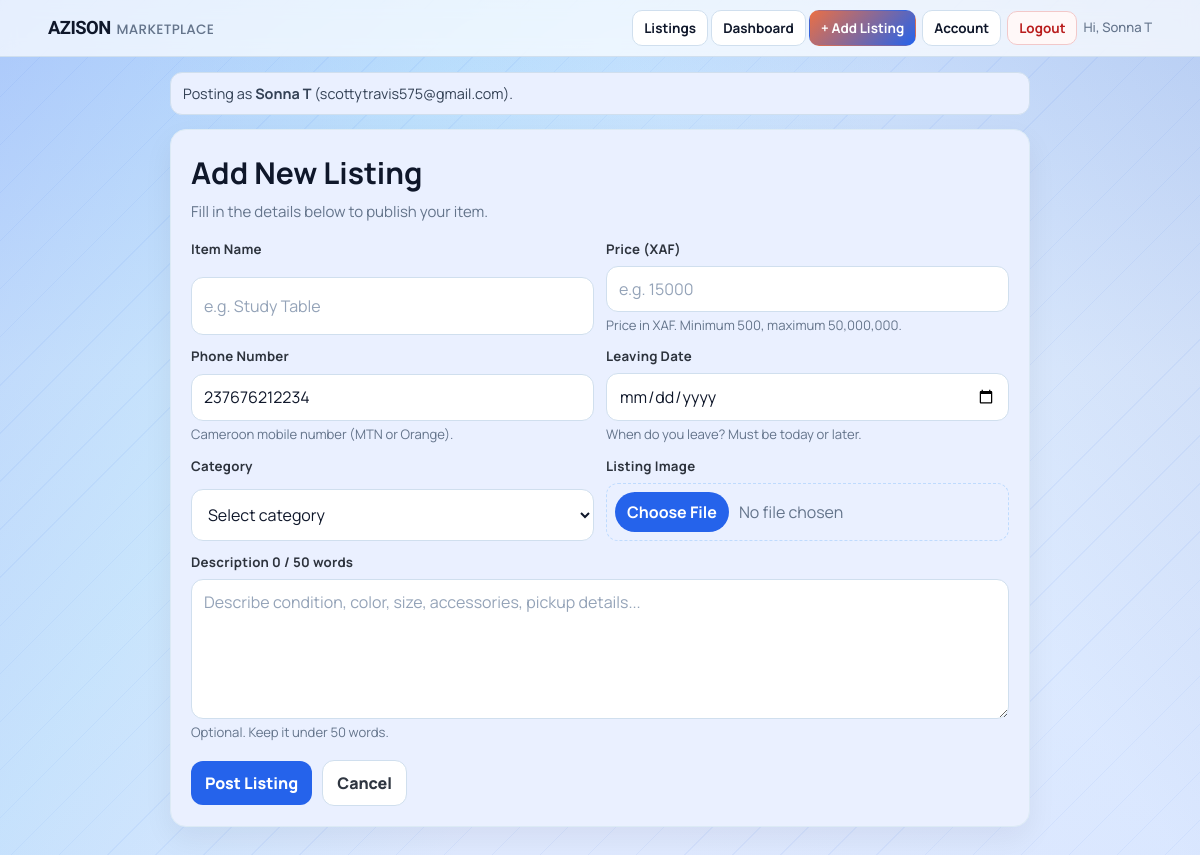
Page /create (signed in) on the committed database.
### tables this page shows
CREATE TABLE users(
            id INTEGER PRIMARY KEY AUTOINCREMENT,
            full_name TEXT NOT NULL,
            phone TEXT NOT NULL UNIQUE,
            password_hash TEXT NOT NULL,
            email TEXT,
            google_sub TEXT,
            auth_provider TEXT NOT NULL DEFAULT 'local',
            created_at TEXT NOT NULL
        , is_admin INTEGER DEFAULT 0, is_active INTEGER DEFAULT 1, is_verified INTEGER DEFAULT 0);

### app.py (the view)
@app.route("/create")
@login_required
def create():
    user = current_user_record()
    phone_prefill = user["phone"] if user and user.get("auth_provider") != "google" else ""
    return render_template(
        "create-listing.html",
        user_phone=phone_prefill,
        form_data={},
        form_errors=[],
        description_max_words=DESCRIPTION_MAX_WORDS,
        min_leave_date=current_date_iso(),
    )

### app.py (called while the page is built)
def env_flag(name):
    return os.getenv(name, "").strip().lower() in {"1", "true", "yes", "on"}

def get_db():
    if USE_POSTGRES:
        if psycopg2 is None:
            raise RuntimeError("DATABASE_URL is set but psycopg2 is not installed.")
        return PostgresConnection(psycopg2.connect(normalize_database_url(DATABASE_URL)))
    conn = sqlite3.connect(SQLITE_DATABASE_PATH)
    conn.row_factory = sqlite3.Row
    return conn

def normalize_phone(raw_phone):
    if not raw_phone:
        return ""
    phone = re.sub(r"\D", "", raw_phone)
    if phone.startswith("00"):
        phone = phone[2:]
    national_number = ""
    if phone.startswith("237") and len(phone) == 12:
        national_number = phone[3:]
    elif len(phone) == 10 and phone.startswith("0"):
        national_number = phone[1:]
    elif len(phone) == 9:
        national_number = phone
    else:
        return ""
    if len(national_number) != 9 or national_number[0] not in {"2", "6"}:
        return ""
    phone = "237" + national_number
    return phone

def get_session_user_id():
    raw_user_id = session.get("user_id")
    if raw_user_id is None:
        return None
    try:
        return int(raw_user_id)
    except (TypeError, ValueError):
        session.pop("user_id", None)
        return None

def current_date():
    return datetime.today().date()

def current_date_iso():
    return current_date().isoformat()

def row_value(row, key, default=""):
    try:
        value = row[key]
    except (KeyError, IndexError):
        return default
    return default if value is None else value

def enable_insecure_oauth_for_localhost():
    host = (request.host or "").split(":", 1)[0].strip().lower()
    local_hosts = {"localhost", "127.0.0.1", "0.0.0.0", "::1"}
    is_local_name = host in local_hosts or host.startswith("localhost")
    is_private_ip = False
    try:
        is_private_ip = ipaddress.ip_address(host).is_private
    except ValueError:
        is_private_ip = False
    if (is_local_name or is_private_ip) and "OAUTHLIB_INSECURE_TRANSPORT" not in os.environ:
        os.environ["OAUTHLIB_INSECURE_TRANSPORT"] = "1"

@app.before_request
def oauth_dev_transport_guard():
    if env_flag("OAUTHLIB_INSECURE_TRANSPORT"):
        os.environ["OAUTHLIB_INSECURE_TRANSPORT"] = "1"
        return
    if request.scheme == "http":
        enable_insecure_oauth_for_localhost()

def user_is_deactivated(user):
    if not user:
        return True
    return not user.get("is_active", True)

### templates/create-listing.html (shortened to what this page needs)
<!DOCTYPE html>
<html lang="en">
<head>
    <link rel="stylesheet" href="{{ url_for('static', filename='css/marketplace.css') }}">
</head>
<body>
    {% include "_navigation.html" %}
    <main class="page">
        <p class="auth-status">Posting as <strong>{{ current_user['full_name'] }}</strong> ({{ current_user['email'] or current_user['phone'] }}).</p>
        <section class="card">
            <h1>Add New Listing</h1>
            <p class="subtitle">Fill in the details below to publish your item.</p>
            {% set data = form_data or {} %}
            <form method="POST" action="/add" enctype="multipart/form-data" id="create-listing-form">
                <div class="grid">
                    <div class="field">
                        <label for="title">Item Name</label>
                        <input id="title" type="text" name="title" placeholder="e.g. Study Table" value="{{ data.get('title', '') }}" required>
                    </div>
                    <div class="field">
                        <label for="price">Price (XAF)</label>
                        <input id="price" type="number" name="price" min="500" max="50000000" step="1" placeholder="e.g. 15000" value="{{ data.get('price', '') }}" required>
                        <p class="field-hint">Price in XAF. Minimum 500, maximum 50,000,000.</p>
                    </div>
                    <div class="field">
                        <label for="phone">Phone Number</label>
                        <input id="phone" type="text" name="phone" inputmode="numeric" pattern="^[0-9+ ]{9,16}$" placeholder="e.g. 676210234 or +237676210234" value="{{ data.get('phone', user_phone or '') }}" required>
                        <p class="field-hint">Cameroon mobile number (MTN or Orange).</p>
                    </div>
                    <div class="field">
                        <label for="leave_date">Leaving Date</label>
                        <input id="leave_date" type="date" name="leave_date" min="{{ min_leave_date }}" value="{{ data.get('leave_date', '') }}" required>
                        <p class="field-hint">When do you leave? Must be today or later.</p>
                    </div>
                    <div class="field">
                        <label for="category">Category</label>
                        {% set selected_category = data.get('category', '') %}
                        <select id="category" name="category" required>
                            <option value="" {% if selected_category == '' %}selected{% endif %}>Select category</option>
                        </select>
                    </div>
                    <div class="field">
                        <label for="image">Listing Image</label>
                        <input id="image" type="file" name="image" accept="image/*" required onchange="previewImage(this);">
                    </div>
                    <div class="field full">
                        <label for="description">Description <span class="word-count" id="word-count-display">0 / {{ description_max_words }} words</span></label>
                        <textarea id="description" name="description" placeholder="Describe condition, color, size, accessories, pickup details..." oninput="updateWordCount(this, {{ description_max_words }});">{{ data.get('description', '') }}</textarea>
                        <p class="field-hint">Optional. Keep it under {{ description_max_words }} words.</p>
                    </div>
                </div>
                <div class="actions">
                    <button class="btn primary" type="submit" id="submit-btn">Post Listing</button>
                    <a class="btn ghost" href="{{ url_for('home') }}">Cancel</a>
                </div>
            </form>
        </section>
    </main>
</body>
</html>

### templates/_navigation.html (shortened to what this page needs)
<nav class="nav-bar" role="navigation" aria-label="Main navigation">
    <div class="nav-inner">
        <a class="nav-brand" href="{{ url_for('home') }}">
            <span class="brand">AZISON</span>
            <span class="site-title">MARKETPLACE</span>
        </a>
        <div class="nav-links">
            <div class="nav-links-visible">
                <a class="nav-link" href="{{ url_for('home') }}">Listings</a>
                {% if is_logged_in %}
                    <a class="nav-link" href="{{ url_for('dashboard') }}">Dashboard</a>
                    <a class="nav-link primary" href="{{ url_for('create') }}">+ Add Listing</a>
                {% else %}
                    <a class="nav-link" href="{{ url_for('register') }}">Register</a>
                    <a class="nav-link" href="{{ url_for('login') }}">Login</a>
                {% endif %}
            </div>
            <div class="nav-links-extra" id="navLinksExtra">
                {% if is_logged_in %}
                    <a class="nav-link" href="{{ url_for('account_settings') }}">Account</a>
                    <form class="inline-form" method="POST" action="{{ url_for('logout') }}">
                        <button class="nav-link logout-btn" type="submit">Logout</button>
                    </form>
                    <span class="nav-user">Hi, {{ current_user['full_name'] }}</span>
                {% else %}
                    {% if google_oauth_enabled %}
                        <a class="nav-link google" href="{{ url_for('login_google', next=url_for('home')) }}">Google</a>
                    {% endif %}
                    <a class="nav-link primary" href="{{ url_for('login', next=url_for('create')) }}">+ Add Listing</a>
                {% endif %}
            </div>
        </div>
    </div>
</nav>

### static/css/marketplace.css (style rules this page uses)
:root { --bg: #dfe9ff; --card: #ffffff; --surface: #eaf0ff; --surface-alt: #eef4ff; --text: #0f172a; --muted: #64748b; --line: #d0dfee; --line-soft: #dceaf5; --brand: #2563eb; --brand-light: #3b82f6; --accent: #dbeafe; --urgent: #b45309; --featured: #1d4ed8; --chip: #eaf0ff; --soft: #f4f8ff; --auth-bg: #eaf0ff; --ok: #15803d; --warn: #b45309; --danger: #b91c1c; --shadow-sm: 0 1px 3px rgba(15, 23, 42, 0.06); --shadow-md: 0 4px 12px rgba(15, 23, 42, 0.05), 0 1px 3px rgba(15, 23, 42, 0.06); --shadow-lg: 0 12px 30px rgba(15, 23, 42, 0.06); --shadow-xl: 0 20px 40px rgba(15, 23, 42, 0.08); --radius-sm: 12px; --radius-md: 12px; --radius-lg: 16px; }
html { color-scheme: light; }
body { line-height: 1.5; background: repeating-linear-gradient(135deg, rgba(37, 99, 235, 0.06) 0 1px, transparent 1px 34px), linear-gradient(120deg, rgba(37, 99, 235, 0.22) 0%, rgba(14, 165, 233, 0.12) 28%, transparent 56%), linear-gradient(235deg, rgba(30, 64, 175, 0.14) 0%, rgba(191, 219, 254, 0.16) 34%, transparent 62%), linear-gradient(180deg, #cfe4ff 0%, #e4f0ff 42%, var(--bg) 100%); background-attachment: fixed; }
a { color: #1d4ed8; }
h1, h2, h3, .title, .section-title, .related-title { color: var(--text); letter-spacing: 0; }
.page { margin-top: 12px; }
.brand { font-family: "Sora", "Manrope", sans-serif; font-weight: 800; letter-spacing: -0.03em; }
.site-title { font-family: "Poppins", "Manrope", sans-serif; font-weight: 500; letter-spacing: 0.02em; color: var(--muted); }
.card, .stat, .history { border: 1px solid var(--line-soft); border-radius: var(--radius-lg); background: var(--surface); box-shadow: var(--shadow-lg); }
.card { padding: 20px; transition: box-shadow 0.2s ease, transform 0.2s ease; }
.card.clickable, .related-card, .stat, .history, .btn, .back, .nav, .action-link, .action-btn, .link-btn, .danger-btn, .owner-link, .owner-btn, .cta, .related-link, .search button, .search .clear-btn, input[type="file"]::file-selector-button { transition: transform 0.14s ease, box-shadow 0.14s ease, border-color 0.14s ease, background-color 0.14s ease; }
.btn, .back, .nav, .action-link, .action-btn, .link-btn, .danger-btn, .owner-link, .owner-btn, .cta, .related-link, .search button, .search .clear-btn { min-height: 33px; border-radius: var(--radius-sm); font-weight: 800; }
.btn.primary, .cta, .search button, input[type="file"]::file-selector-button { background: var(--brand); border-color: transparent; color: #ffffff; }
.auth-status, .field, .preview, .related-empty, .empty { border-color: var(--line); border-radius: var(--radius-sm); }
input, textarea, select { border-radius: var(--radius-sm); background: #ffffff; }
input::placeholder, textarea::placeholder { color: #94a3b8; }
input[type="file"] { border-color: #bfdbfe; background: var(--surface); }
.auth-status { background: var(--auth-bg); color: #334155; }
.meta, .related-meta, .subtitle, .field-hint, .section-subtitle, .helper, .image-note { color: var(--muted); }

### rows in the picture
users: full_name "Sonna T", email "scottytravis575@gmail.com", phone "237676212234"

### other values in the picture
{{ description_max_words }} "50"
